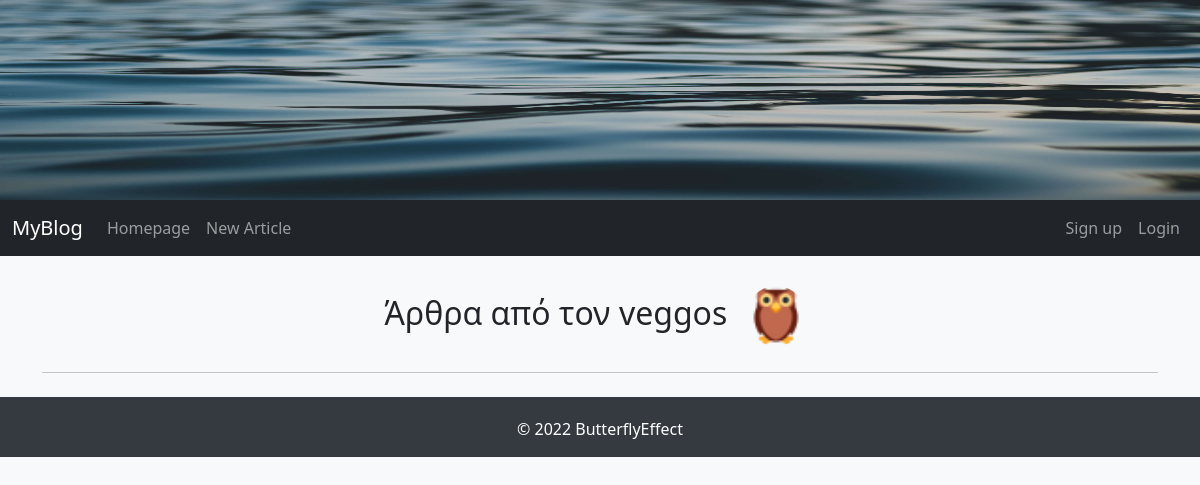
The page /articles_by_author/3 on the database as committed earlier.
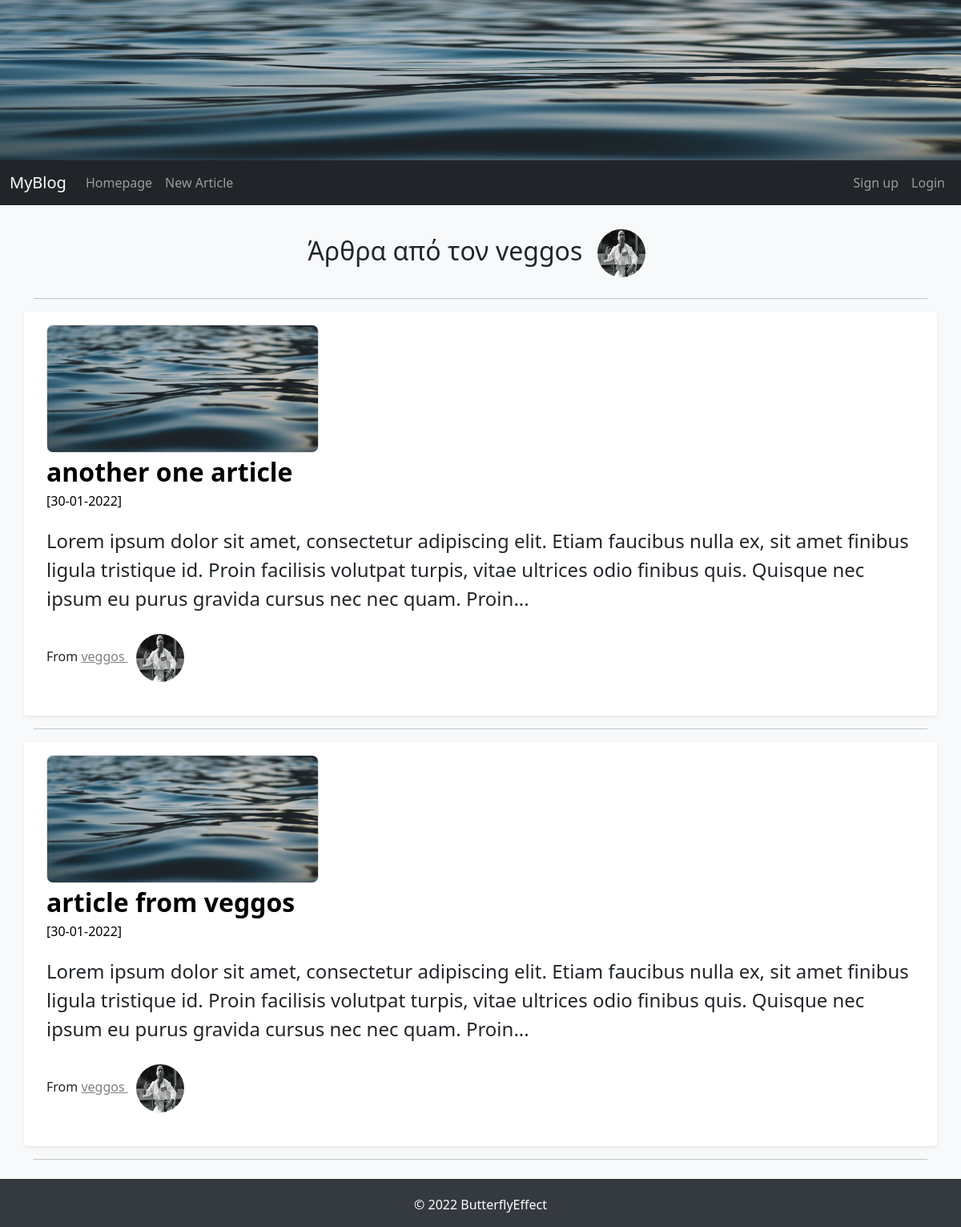
The same page on the database as committed later.
### FlaskBlogApp/models.py (models this page shows, shortened)
class User(db.Model, UserMixin):
    id = db.Column(db.Integer, primary_key=True)
    username = db.Column(db.String(15), unique=True, nullable=False)
    email = db.Column(db.String(150), unique=True, nullable=False)
    password = db.Column(db.String(36), nullable=False)
    profile_image = db.Column(db.String(30), default='default_profile_image.jpg')
    articles = db.relationship('Article', backref='author', lazy=True)

class Article(db.Model):
    id = db.Column(db.Integer, primary_key=True)
    article_title = db.Column(db.String(50), nullable=False)
    article_body = db.Column(db.Text(), nullable=False)
    article_image = db.Column(db.String(30), nullable=False, default='default_article_image.jpg')
    date_created = db.Column(db.DateTime, nullable=False, default=datetime.utcnow)
    user_id = db.Column(db.Integer, db.ForeignKey('user.id'), nullable=False)

### FlaskBlogApp/routes.py (the view)
@app.route("/articles_by_author/<int:author_id>")
def articles_by_author(author_id):
    user = User.query.get_or_404(author_id)
    articles = Article.query.filter_by(author=user).order_by(Article.date_created.desc())
    return render_template("articles_by_author.html", articles=articles, author=user)

### FlaskBlogApp/templates/articles_by_author.html (shortened to what this page needs)
{% extends "base.html" %}
{% block content %}
    <h2 class="aba_header">
      Άρθρα από τον {{ author.username }}
      <img class="rounded-circle profile-image" alt="{{ author.username }}" src="{{ url_for('static', filename='images/profiles_images/'+author.profile_image) }}" data-holder-rendered="true" data-bs-toggle="tooltip" data-bs-placement="top" title="{{ author.username }}">
    </h2>
    <hr>
{% if articles %}
	{% for article in articles %}
        <div class="row my-3 p-3 bg-body rounded shadow-sm">
          <div class="col col-md-12">
            {% if article.article_image %}
              <img src="{{ url_for('static', filename='images/articles_images/'+article.article_image) }}" alt="" class="img-responsive a_image" width="340px" height="160px" allign=center>
            {% endif %}
          </div>
          <div class="col col-md-12">
            <div class="main-article-title">
              <a class="article_title" href="{{url_for('full_article', article_id=article.id) }}">{{ article.article_title | safe }}</a>
            </div>
            <small class="article_date">[{{ article.date_created.strftime('%d-%m-%Y') }}]</small>
            <p class="main-article-partial-text">
              {{ article.article_body | truncate(255) | safe }}
            </p>
            <p class="">From
              <span>
                <a class="author-name" href="{{url_for('articles_by_author',author_id=article.author.id) }}"> {{ article.author.username }}
                  <img class="rounded-circle profile-image" alt="{{ article.author.username }}" src="{{ url_for('static', filename='images/profiles_images/'+article.author.profile_image) }}" data-holder-rendered="true" data-bs-toggle="tooltip" data-bs-placement="top" title="{{ article.author.username }}">
                </a>
              </span>
            </p>
          </div>
        </div>
        <hr>
    {% endfor %}
{% endif %}
{% endblock content %}

### FlaskBlogApp/templates/base.html (shortened to what this page needs)
<!DOCTYPE html>
<html>
<head>
    <link href="https://cdn.jsdelivr.net/npm/bootstrap@5.1.1/dist/css/bootstrap.min.css" rel="stylesheet">
    <link rel="stylesheet" type="text/css" href="{{ url_for('static', filename='css/styles.css') }}">
</head>
<body>
    <img src="{{ url_for('static', filename='images/jumbotron.jpg') }}" width="100%" height="200px" class="img-responsive">
    {% include "navbar.html" %}
    <main role="main" class="container">
        {% block content %}
        {% endblock content %}
    </main>
    {% include "footer.html" %}
</body>
</html>

### FlaskBlogApp/templates/navbar.html (shortened to what this page needs)
<nav class="navbar navbar-expand-lg navbar-dark bg-dark">
  <div class="container-fluid">
    <a class="navbar-brand" href="/">MyBlog</a>
    <div class="collapse navbar-collapse" id="navbarNav">
      <ul class="navbar-nav me-auto mb-2 mb-lg-0">
        <li class="nav-item">
          <a class="nav-link" aria-current="page" href="/">Homepage</a>
        </li>
        <li class="nav-item">
          <a class="nav-link" href="/new_article/">New Article</a>
        </li>
      </ul>
      <ul class="nav navbar-nav navbar-right">
        {% if current_user.is_authenticated %}
        <li class="nav-item dropdown">
          <a class="nav-link dropdown-toggle" href="#" id="navbarDropdown" role="button" data-bs-toggle="dropdown" aria-expanded="false">
              <img class="rounded-circle navbar-profile-image" src="{{ url_for('static', filename='images/profiles_images/'+current_user.profile_image) }}" alt="{{ current_user.username }}" data-holder-rendered="true" data-bs-toggle="tooltip" data-bs-placement="top", title="{{ current_user.username }}" >
            </a>
            <ul class="dropdown-menu" aria-labelledby="navbarDropdown">
          <li class="nav-item">
            <a class="dropdown-item" href="/account/">{{ current_user.username}}</a>
          </li>
          <li class="nav-item">
            <a class="dropdown-item" href="/logout/">Logout</a>
          </li>
         </ul>
        </li>
        {% else %}
        <li class="nav-item">
          <a class="nav-link" href="/signup/">Sign up</a>
        </li>
        <li class="nav-item">
          <a class="nav-link" href="{{ url_for('login') }}">Login</a>
        </li>
        {% endif %}
      </ul>
    </div>
  </div>
</nav>

### FlaskBlogApp/templates/footer.html
<footer class="page-footer font-small styllish-color-dark pt-1 mt-4">
	<div class="footer-copyright py-3 text-center">
		&copy 2022 ButterflyEffect
	</div>
</footer>

### FlaskBlogApp/static/css/styles.css (style rules this page uses)
body { background-color: #f8f9fa; }
.container { margin-top: 20px; }
.main-article-title { font-size: 2em; font-weight: bold; text-decoration: none; color: black; }
.article_date,.article_date:hover { font-size: 1em; color: black; }
.main-article-partial-text,.main-article-full-text { font-size: 1.5em; margin-top: 20px; }
.author-name:link { color: gray; }
.article_title:link, .article_title:hover, .article_title:visited { text-decoration: none; color: black; }
.main-article-category:hover,div.main-article-title:hover,.author-name { text-decoration: underline; color: black; }
footer { color: #fff; background-color: #343a40; }
.row { margin-top: 20px; }
.profile-image { width: 60px; height: 60px; margin: 10px; }
.a_image { border: 1px solid #ddd; border-radius: 8px; }
.aba_header { text-align: center; }

Rows that differ between the two databases and show on the page:
changed User "veggos": profile_image: picture added in place of a placeholder
added Article: article_image (placeholder picture), article_title "another one article", date_created "30-01-2022", article_body "Lorem ipsum dolor sit amet, consectetur adipiscing elit. Etiam faucibus nulla ex, sit amet finibus ligula tristique id. Proin facilisis volutpat turpis, vitae ultrices odio finibus quis. Quisque nec ipsum eu purus gravida cursus nec nec quam. Proin...", author.username "veggos", profile_image (picture)
added Article: article_image (placeholder picture), article_title "article from veggos", date_created "30-01-2022", article_body "Lorem ipsum dolor sit amet, consectetur adipiscing elit. Etiam faucibus nulla ex, sit amet finibus ligula tristique id. Proin facilisis volutpat turpis, vitae ultrices odio finibus quis. Quisque nec ipsum eu purus gravida cursus nec nec quam. Proin...", author.username "veggos", profile_image (picture)
